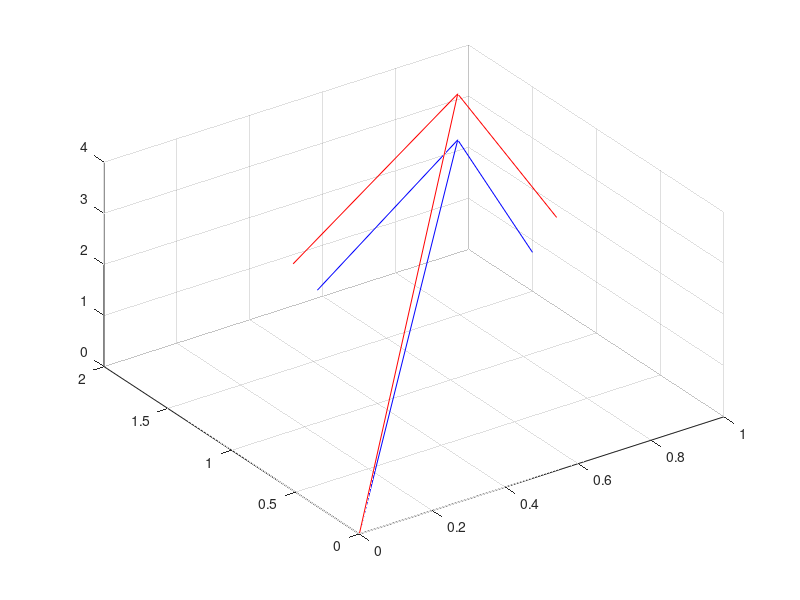

Write the MATLAB code that produced this figure. (Note: this script raises an error after producing the figure.)
four0s = [0;0;0;0];
a = [1;2;3;4];
b = [2;-3;4;5];
c = [-3;3;3;3];
hold off
quiver3(0,0,0,1,2,4,'color','red');
hold on;
quiver3(0,0,0,1,2,3,'color','blue');
%quiver3(four0s,four0s,four0s,a,b,c,['color','red';'color','red';'color','blue';'color','red']);
view(-35,45)
rotate3d('on')

trajectory(0,0,0,0,0,0,10,.1)
trajectory(0,0,1,0,0,0,10,.1)




